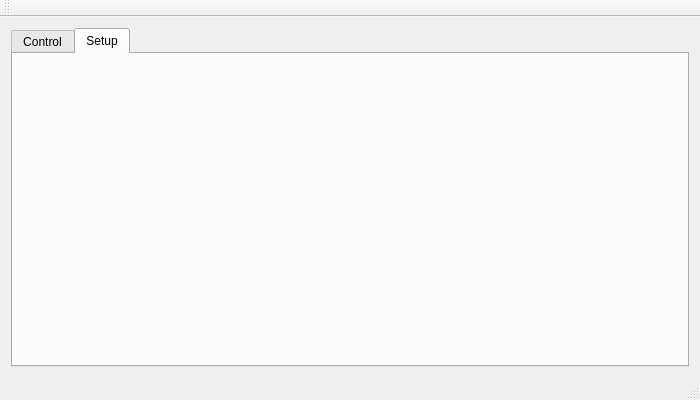
<?xml version="1.0" encoding="UTF-8"?>
<ui version="4.0">
 <class>MainView</class>
 <widget class="QMainWindow" name="MainView">
  <property name="geometry">
   <rect>
    <x>0</x>
    <y>0</y>
    <width>700</width>
    <height>400</height>
   </rect>
  </property>
  <property name="minimumSize">
   <size>
    <width>700</width>
    <height>400</height>
   </size>
  </property>
  <property name="maximumSize">
   <size>
    <width>900</width>
    <height>600</height>
   </size>
  </property>
  <property name="windowTitle">
   <string>Virtual Front Penal - Gating Controller</string>
  </property>
  <widget class="QWidget" name="centralWidget">
   <layout class="QHBoxLayout" name="horizontalLayout">
    <item>
     <widget class="QTabWidget" name="tabWidget">
      <property name="maximumSize">
       <size>
        <width>750</width>
        <height>650</height>
       </size>
      </property>
      <property name="currentIndex">
       <number>1</number>
      </property>
      <widget class="QWidget" name="tabControl">
       <property name="minimumSize">
        <size>
         <width>550</width>
         <height>0</height>
        </size>
       </property>
       <attribute name="title">
        <string>Control</string>
       </attribute>
       <layout class="QVBoxLayout" name="verticalLayout_3">
        <item>
         <layout class="QVBoxLayout" name="loControlTab"/>
        </item>
       </layout>
      </widget>
      <widget class="QWidget" name="tabSetup">
       <property name="minimumSize">
        <size>
         <width>550</width>
         <height>0</height>
        </size>
       </property>
       <attribute name="title">
        <string>Setup</string>
       </attribute>
       <layout class="QVBoxLayout" name="verticalLayout_5">
        <item>
         <layout class="QVBoxLayout" name="loSetupTab"/>
        </item>
       </layout>
      </widget>
     </widget>
    </item>
   </layout>
  </widget>
  <widget class="QMenuBar" name="menuBar">
   <property name="geometry">
    <rect>
     <x>0</x>
     <y>0</y>
     <width>700</width>
     <height>22</height>
    </rect>
   </property>
  </widget>
  <widget class="QToolBar" name="mainToolBar">
   <attribute name="toolBarArea">
    <enum>TopToolBarArea</enum>
   </attribute>
   <attribute name="toolBarBreak">
    <bool>false</bool>
   </attribute>
  </widget>
  <widget class="QStatusBar" name="statusBar"/>
 </widget>
 <layoutdefault spacing="6" margin="11"/>
 <resources/>
 <connections/>
</ui>
